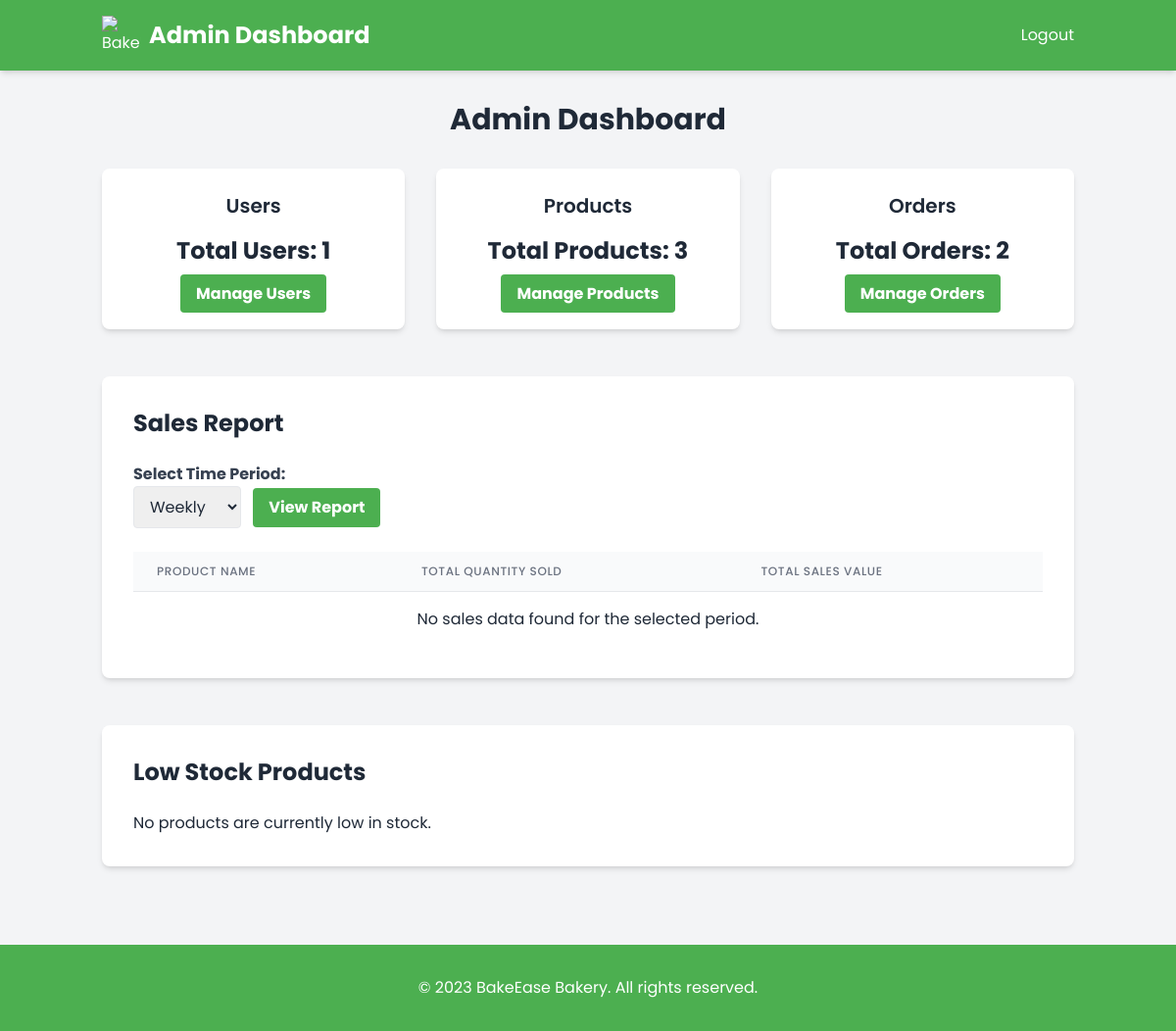
/views/admin/admin_dashboard.php (signed in), run on an earlier commit of the app's database.
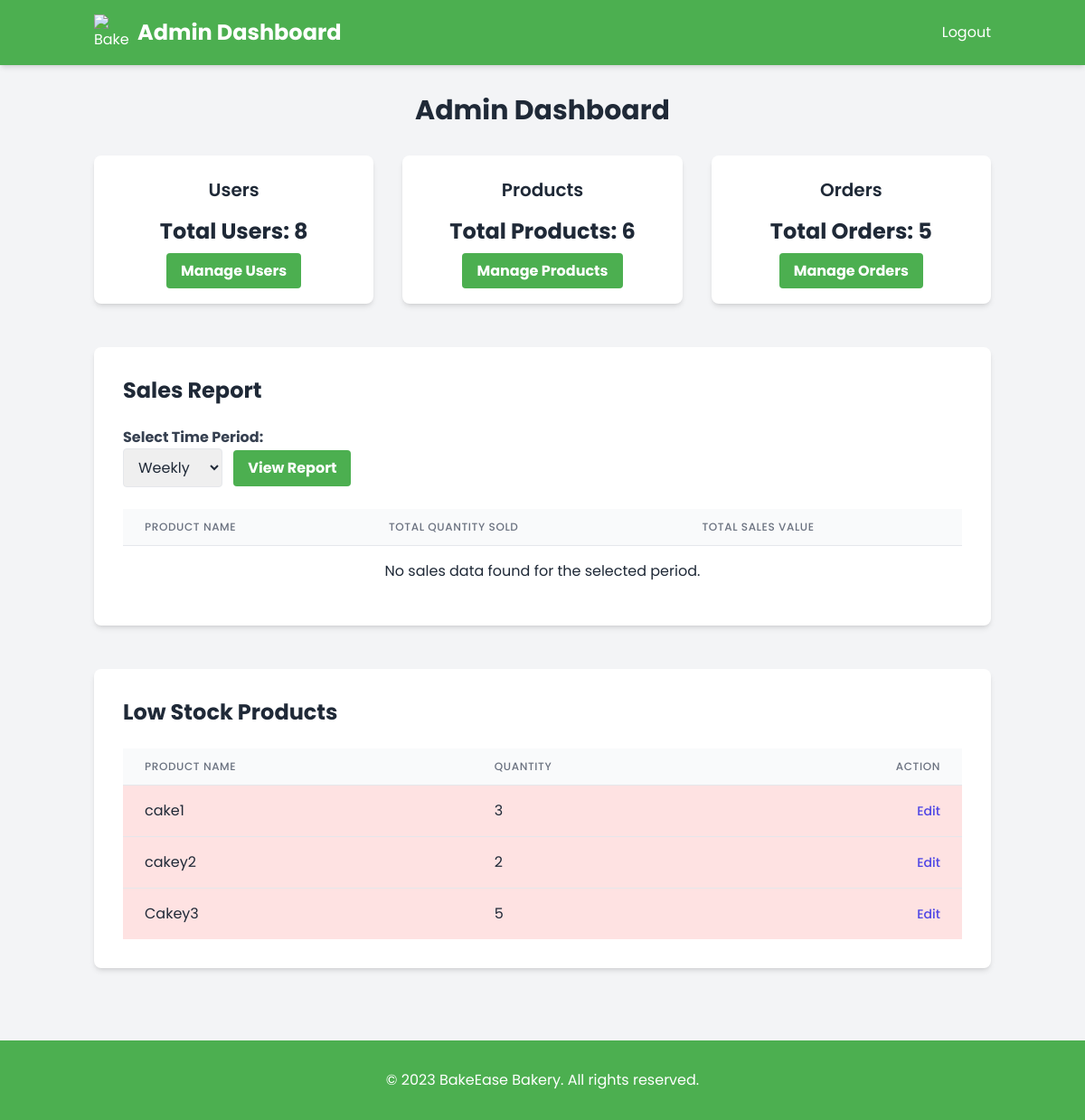
And on a later commit of the database.
### tables this page shows
CREATE TABLE `products` (
  `id` int(11) NOT NULL,
  `name` varchar(255) NOT NULL,
  `description` text NOT NULL,
  `price` decimal(10,2) NOT NULL,
  `image` varchar(255) NOT NULL,
  `category_id` int(11) DEFAULT NULL,
  `featured` tinyint(1) DEFAULT 0,
  `quantity` int(11) DEFAULT 0
);

### Classes/Database.php (called while the page is built, shortened)
<?php
class Database {
    private $servername = "localhost";
    private $username = "root";
    private $password = "";
    private $dbname = "bakery_oop";
    public function __construct() {
        $this->conn = new mysqli($this->servername, $this->username, $this->password, $this->dbname);
    }
}
?>

### Classes/AdminUser.php (called while the page is built, shortened)
<?php
require_once "Database.php";
class AdminUser extends Database {
    public function displayUsers() {
        $sql = "SELECT * FROM users WHERE isAdmin = 0";
        $result = $this->conn->query($sql);
        return ($result->num_rows > 0) ? $result->fetch_all(MYSQLI_ASSOC) : [];
    }
}
?>

### Classes/Product.php (called while the page is built, shortened)
<?php
require_once "Database.php";
class Product extends Database {
    public function getProducts() {
        $sql = "SELECT * FROM products";
        $result = $this->conn->query($sql);
        return ($result->num_rows > 0) ? $result->fetch_all(MYSQLI_ASSOC) : [];
    }
}
?>

### Classes/Order.php (called while the page is built, shortened)
<?php
require_once "Database.php";
class Order extends Database {
    public function getOrders() {
        $sql = "SELECT o.*, u.name AS customer_name, p.name AS product_name
                FROM orders o
                INNER JOIN users u ON o.user_id = u.id
                INNER JOIN order_items oi ON o.id = oi.order_id
                INNER JOIN products p ON oi.product_id = p.id
                ORDER BY o.id DESC";
        $result = $this->conn->query($sql);
        return ($result->num_rows > 0) ? $result->fetch_all(MYSQLI_ASSOC) : [];
    }
}
?>

### Classes/AdminProduct.php (called while the page is built, shortened)
<?php
require_once "Database.php";
require_once "Product.php";
class AdminProduct extends Database {
    public function getLowStockProducts($threshold) {
      $sql = "SELECT * FROM products WHERE quantity <= ?";
      $stmt = $this->conn->prepare($sql);
      $stmt->bind_param("i", $threshold);
      if ($stmt->execute()) {
          $result = $stmt->get_result();
          $lowStockProducts = $result->fetch_all(MYSQLI_ASSOC);
          return $lowStockProducts;
      } else {
          $this->error = "Error executing statement: " . $stmt->error;
          $stmt->close();
          return false;
      }
  }
}
?>

### views/admin/admin_dashboard.php (the view, shortened to what the changed rows need)
<?php
include '../../classes/AdminUser.php';
include '../../classes/Product.php';
include '../../classes/Order.php';
include_once '../../classes/AdminProduct.php';
$adminUser = new AdminUser();
$product = new Product();
$order = new Order();
$adminProduct = new AdminProduct();
$totalUsers = count($adminUser->displayUsers());
$totalProducts = count($product->getProducts());
$totalOrders = count($order->getOrders());
$lowStockThreshold = 10;
$lowStockProducts = $adminProduct->getLowStockProducts($lowStockThreshold);
?>
<!DOCTYPE html>
<html lang="en">
<head>
    <script src="https://cdn.tailwindcss.com"></script>
</head>
<body class="bg-gray-100 text-gray-800 font-sans">
    <header class="bg-primary text-white shadow-md sticky top-0 z-50">
        <div class="container mx-auto px-4 py-4 flex justify-between items-center">
            <div class="logo flex items-center">
                <h1 class="text-2xl font-bold">Admin Dashboard</h1>
            </div>
        </div>
    </header>
    <main class="container mx-auto px-4 py-8">
        <h2 class="text-3xl font-bold text-center mb-8">Admin Dashboard</h2>
        <div class="grid grid-cols-1 md:grid-cols-3 gap-8 mb-12">
            <div class="bg-white p-6 rounded-lg shadow-md text-center">
                <h3 class="text-xl font-semibold mb-4">Users</h3>
                <p class="text-2xl font-bold mb-4">Total Users: <?= $totalUsers; ?></p>
                <a href="manage_users.php" class="bg-primary text-white font-bold py-2 px-4 rounded hover:bg-green-600 transition-colors">Manage Users</a>
            </div>
            <div class="bg-white p-6 rounded-lg shadow-md text-center">
                <h3 class="text-xl font-semibold mb-4">Products</h3>
                <p class="text-2xl font-bold mb-4">Total Products: <?= $totalProducts; ?></p>
                <a href="manage_products.php" class="bg-primary text-white font-bold py-2 px-4 rounded hover:bg-green-600 transition-colors">Manage Products</a>
            </div>
            <div class="bg-white p-6 rounded-lg shadow-md text-center">
                <h3 class="text-xl font-semibold mb-4">Orders</h3>
                <p class="text-2xl font-bold mb-4">Total Orders: <?= $totalOrders; ?></p>
                <a href="manage_orders.php" class="bg-primary text-white font-bold py-2 px-4 rounded hover:bg-green-600 transition-colors">Manage Orders</a>
            </div>
        </div>
        <section class="sales-report bg-white p-8 rounded-lg shadow-md">
            <h2 class="text-2xl font-bold mb-6">Sales Report</h2>
            <div class="overflow-x-auto">
                <table class="min-w-full divide-y divide-gray-200 table-auto">
                    <thead>
                        <tr>
                            <th class="px-6 py-3 bg-gray-50 text-left text-xs font-medium text-gray-500 uppercase tracking-wider">Product Name</th>
                            <th class="px-6 py-3 bg-gray-50 text-left text-xs font-medium text-gray-500 uppercase tracking-wider">Total Quantity Sold</th>
                            <th class="px-6 py-3 bg-gray-50 text-left text-xs font-medium text-gray-500 uppercase tracking-wider">Total Sales Value</th>
                        </tr>
                    </thead>
                </table>
            </div>
        </section>
        <section class="low-stock bg-white p-8 rounded-lg shadow-md mt-12">
    <h2 class="text-2xl font-bold mb-6">Low Stock Products</h2>
    <?php if ($lowStockProducts !== false && !empty($lowStockProducts)): ?>
        <table class="min-w-full divide-y divide-gray-200 table-auto">
            <thead>
                <tr>
                    <th class="px-6 py-3 bg-gray-50 text-left text-xs font-medium text-gray-500 uppercase tracking-wider">Product Name</th>
                    <th class="px-6 py-3 bg-gray-50 text-left text-xs font-medium text-gray-500 uppercase tracking-wider">Quantity</th>
                    <th class="px-6 py-3 bg-gray-50 text-right text-xs font-medium text-gray-500 uppercase tracking-wider">Action</th>
                </tr>
            </thead>
            <tbody class="bg-white divide-y divide-gray-200">
                <?php foreach ($lowStockProducts as $product): ?>
                    <tr class="<?php echo ($product['quantity'] <= 5) ? 'bg-red-100' : 'bg-white'; ?>">
                        <td class="px-6 py-4 whitespace-nowrap"><?= htmlspecialchars($product['name']) ?></td>
                        <td class="px-6 py-4 whitespace-nowrap"><?= $product['quantity'] ?></td>
                        <td class="px-6 py-4 whitespace-nowrap text-right text-sm font-medium">
                            <a href="edit_product.php?id=<?= $product['id'] ?>" class="text-indigo-600 hover:text-indigo-900">Edit</a>
                        </td>
                    </tr>
                <?php endforeach; ?>
            </tbody>
        </table>
    <?php elseif ($lowStockProducts === false): ?>
        <p class="text-red-500">Error fetching low stock products: <?= $adminProduct->getError() ?></p>
    <?php else: ?>
        <p>No products are currently low in stock.</p>
    <?php endif; ?>
</section>
    </main>
</body>
</html>

What changed in the data, as far as the page shows it:
added products: name "cake1", quantity "3"
added products: name "cakey2", quantity "2"
added products: name "Cakey3", quantity "5"
Also different on the page:
$totalUsers: "1" → "8"
$totalProducts: "3" → "6"
$totalOrders: "2" → "5"
text no longer shown: "No products are currently low in stock."
text now shown: "PRODUCT NAME QUANTITY ACTION"
